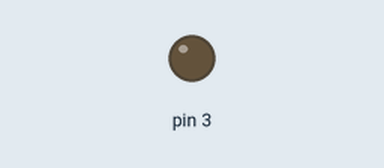
Simulated run of this sketch. Board: Arduino Uno, built with avr-gcc and run on an emulated ATmega328P. Parts: output pins drawn as LEDs (lit = HIGH).

Above: at 0.05 s.
At 1.55 s:
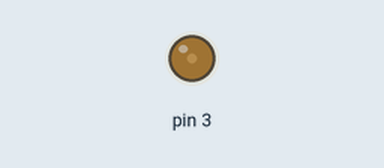
At 3.0 s:
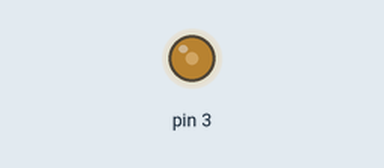
At 6.0 s:
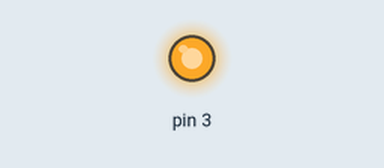
Timing chart, 0 to 7.8 s (numbered marks = the images above):
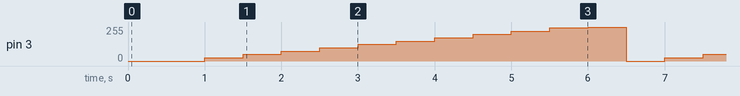

The sketch:

led_com_pwm1.ino
```cpp
// C++ code
//
void setup(){
  pinMode(3, OUTPUT);
  digitalWrite(3, LOW);
}

void loop(){
  delay(500);
  analogWrite(3, 0);
  delay(500);
  analogWrite(3, 25);
  delay(500);
  analogWrite(3, 50);
  delay(500);
  analogWrite(3, 75);
  delay(500);
  analogWrite(3, 100);
  delay(500);
  analogWrite(3, 125);
  delay(500);
  analogWrite(3, 150);
  delay(500);
  analogWrite(3, 175);
  delay(500);
  analogWrite(3, 200);
  delay(500);
  analogWrite(3, 225);
  delay(500);
  analogWrite(3, 250);
  delay(500);
  analogWrite(3, 255);
}
```

Measured:
- by itself, pin 3: repeats every 6.0 s: 50/255 0.50 s, 75/255 0.50 s, 100/255 0.50 s, 125/255 0.50 s, 150/255 0.50 s, 175/255 0.50 s, 200/255 0.50 s, 225/255 0.50 s, 250/255 0.50 s, 255/255 0.50 s, 0/255 0.50 s, 25/255 0.50 s
